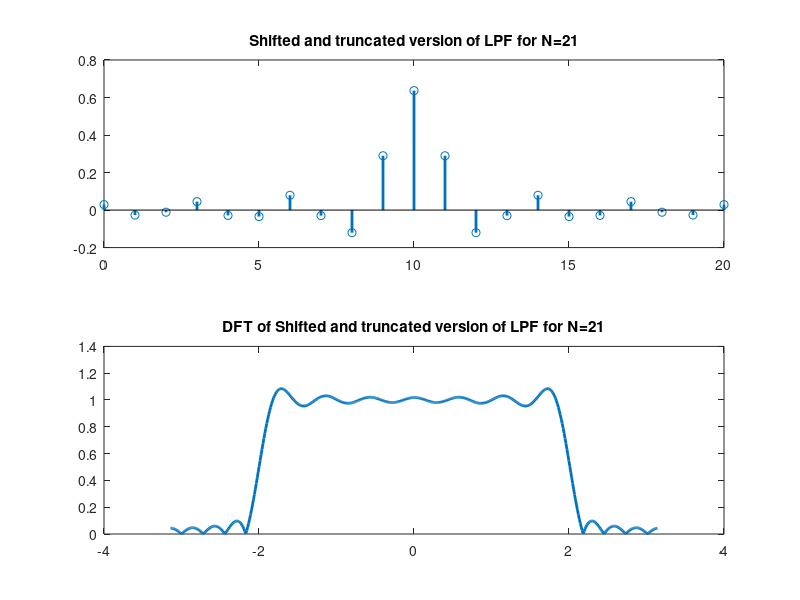
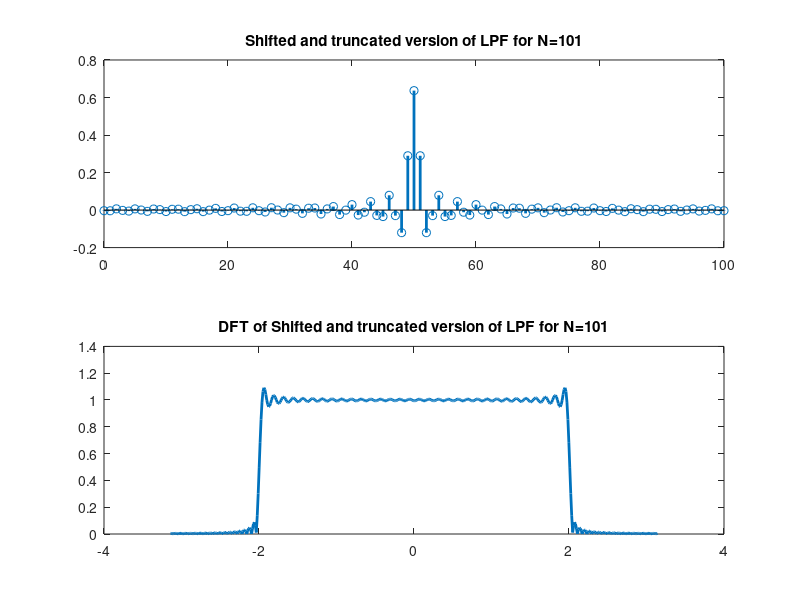

MATLAB code to generate these figures, in order:
clc;
clearvars;
close all;


wc = 2;
N = [21, 101];


for i = 1:size(N, 2)
    n = 0:N(i)-1;
    h = wc * sinc(wc*(n - (N(i)-1)/2)/pi)/pi;
    figure()
    subplot(2, 1, 1)
    stem(n, h, "LineWidth", 2);
    title(["Shifted and truncated version of LPF for N=", num2str(N(i))]);
    subplot(2, 1, 2)
    plot(linspace(-pi,pi, 512), (abs(fftshift(fft(h, 512)))), "LineWidth", 2);
    title(["DFT of Shifted and truncated version of LPF for N=", num2str(N(i))]);
end
